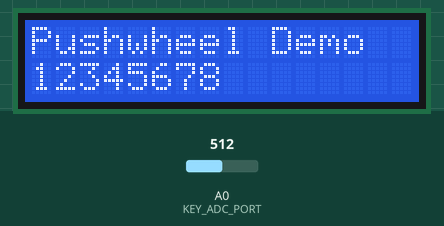
This sketch was run on a simulated Arduino Uno, built with avr-gcc and run on an emulated ATmega328P. On the bench: 16×2 character LCD. The inputs (shaded band) are chosen by the test bench; at power-on: A0 (KEY_ADC_PORT) = 512.

Above: at 1.2 s.
1.3 s: A0 (KEY_ADC_PORT) set to 306
At 1.82 s:
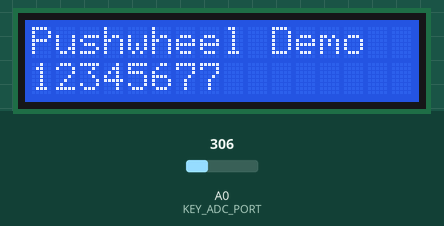
2.9 s: A0 (KEY_ADC_PORT) set to 122
At 3.66 s:
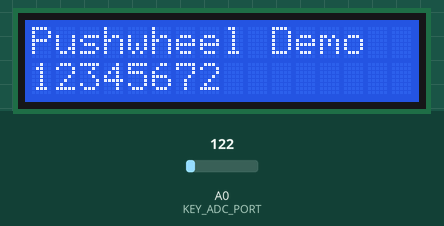
4.8 s: A0 (KEY_ADC_PORT) set to 210
At 11.35 s:
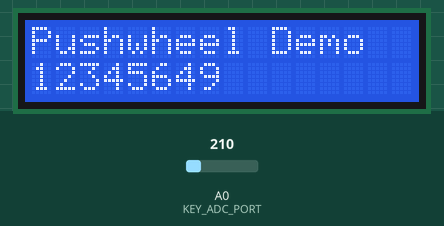

Measured:
- after the input at 1.3 s, the display: first changes after 0.17 s (image 1 shows a later state)

The sketch:

LCD-PushWheel.ino
```cpp
// Use the LCD module display to create a mechanical pushwheel type display
// When numbers change they are scrolled up or down as if on a cylinder.
//
// Increment or decrement numbers using the UP/DOWN keys on an LCD shield
//
// Marco Colli - January 2018
// Available at https://github.com/MajicDesigns/LCD-Pushwheel
//

#include <LiquidCrystal.h>

#define DEBUG 0

#if DEBUG
#define	PRINT(s, v)	{ Serial.print(F(s)); Serial.print(v); }
#define	PRINTX(s, v)	{ Serial.print(F(s)); Serial.print(v, HEX); }
#define PRINTS(s)   Serial.print(F(s));
#else
#define	PRINT(s, v)
#define PRINTS(s)
#endif

#define ARRAY_SIZE(a) (sizeof(a)/sizeof(a[0]))

// LCD definitions
// Pins
const uint8_t LCD_RS = 8;
const uint8_t LCD_ENA = 9;
const uint8_t LCD_D4 = 4;
const uint8_t LCD_D5 = LCD_D4 + 1;
const uint8_t LCD_D6 = LCD_D4 + 2;
const uint8_t LCD_D7 = LCD_D4 + 3;

LiquidCrystal lcd(LCD_RS, LCD_ENA, LCD_D4, LCD_D5, LCD_D6, LCD_D7);

// LCD Geometry
const uint8_t LCD_ROWS = 2;
const uint8_t LCD_COLS = 16;

// Display and animation parameters
const uint8_t ANIMATION_FRAME_TIME = 50;  // in milliseconds
const uint8_t DISP_R = 1;
const uint8_t DISP_C = 0;

// Structure to hold the data for each character to be displayed and animated.
// There can only be at most MAX_DIGITS displayed as the limit comes from
// the number of custom characters that can be defined for the number.
const uint8_t CHAR_ROWS = 8;
const uint8_t CHAR_COLS = 5;
const uint8_t MAX_DIGITS = 8;

typedef struct
{
  uint32_t timeLastFrame;     // time the last frame started animating
  uint8_t prev, curr;         // numeric value for the digit
  uint8_t index;              // animation progression index
  uint8_t charMap[CHAR_ROWS]; // generated custom char bitmap
} digitData_t;

digitData_t digits[MAX_DIGITS];

// User defined characters for digits. These should match the standard
// LCD ROM bitmaps for these digits.
uint8_t digitsMap[][CHAR_ROWS] =
{
  { 0x0e, 0x11, 0x13, 0x15, 0x19, 0x11, 0x0e, 0x00 }, // '0'
  { 0x04, 0x0c, 0x04, 0x04, 0x04, 0x04, 0x0e, 0x00 }, // '1'
  { 0x0e, 0x11, 0x01, 0x02, 0x04, 0x08, 0x1f, 0x00 }, // '2'
  { 0x1f, 0x02, 0x04, 0x02, 0x01, 0x11, 0x0e, 0x00 }, // '3'
  { 0x02, 0x06, 0x0a, 0x12, 0x1f, 0x02, 0x02, 0x00 }, // '4'
  { 0x1f, 0x10, 0x1e, 0x01, 0x01, 0x11, 0x0e, 0x00 }, // '5'
  { 0x06, 0x08, 0x10, 0x1e, 0x11, 0x11, 0x0e, 0x00 }, // '6'
  { 0x1f, 0x11, 0x01, 0x02, 0x04, 0x04, 0x04, 0x00 }, // '7'
  { 0x0e, 0x11, 0x11, 0x0e, 0x11, 0x11, 0x0e, 0x00 }, // '8'
  { 0x0e, 0x11, 0x11, 0x0f, 0x01, 0x02, 0x0c, 0x00 }, // '9'
};

// LCD Shield key definitions
const uint8_t KEY_ADC_PORT = A0;
const uint8_t KEY_NONE = 0;
const uint8_t KEY_RIGHT = 1;
const uint8_t KEY_UP = 2;
const uint8_t KEY_DOWN = 3;
const uint8_t KEY_LEFT = 4;
const uint8_t KEY_SELECT = 5;

typedef struct
{
  int   adcThreshold;
  uint8_t id;
} keyDef_t;

const keyDef_t keyDefTable[] =
{
  { 760, KEY_SELECT },
  { 535, KEY_LEFT },
  { 360, KEY_DOWN },
  { 160, KEY_UP },
  { 60, KEY_RIGHT }
};

uint8_t getKey(unsigned int input)
// The LCD shield has a voltage divider tree for a set of buttons.
// Convert ADC value passed in to key identifier using the table of value defined
// Return KEY_NONE if no key.
{
  static uint32_t lastCheck = 0;
  uint8_t  key = KEY_NONE;

  if (millis() - lastCheck > 200)
  {
    for (int k = 0; k < ARRAY_SIZE(keyDefTable); k++)
    {
      if (input < keyDefTable[k].adcThreshold)
        key = keyDefTable[k].id;  // Assume it will match this one
      else
        break;
    }
  }

  if (key != KEY_NONE)
    lastCheck = millis();

  return (key);
}

void updateDisplay(uint8_t r, uint8_t c, bool init = false)
// do the necessary to display current number scrolling anchored
// on the LHS at LCD (r, c) coordinates.
{
  PRINTS("\nuD ")
  // for each digit position, create the lcd custom character, and
  // if told to, display the custom characters left to right.
  for (uint8_t i = 0; i < MAX_DIGITS; i++)
  {
    PRINT(".", digits[MAX_DIGITS - i - 1].curr);
    lcd.createChar(i, digits[MAX_DIGITS - i - 1].charMap);
    if (init)
    {
      lcd.setCursor(c + i, r);
      lcd.write((uint8_t)i);
    }
  }
}

boolean displayValue(uint32_t value)
// Display the required animated value on the LCD matrix and return true if
// an animation is current. Finite state machine will ignore new values while
// e=xisting animations are underway.
// Needs to be called repeatedly to ensure animations are completed smoothly.
{
  static enum { ST_INIT, ST_WAIT, ST_ANIM } state = ST_INIT;
  static uint32_t valueLast = 0;  // remember old value
  bool bUpdate = false;

  // finite state machine to control what we do
  switch (state)
  {
    case ST_INIT:	// Initialise the display - done once only on first call
      PRINTS("\nST_INIT");
      for (uint8_t i = 0; i < MAX_DIGITS; i++)
      {
        // separate digits
        digits[i].prev = digits[i].curr = value % 10;
        value = value / 10;
      }

      // Display the starting number
      for (uint8_t i = 0; i < MAX_DIGITS; i++)
        memcpy(digits[i].charMap, digitsMap[digits[i].curr], ARRAY_SIZE(digits[i].charMap));

      updateDisplay(DISP_R, DISP_C, true);

      // Now we just wait for a change
      state = ST_WAIT;
      PRINTS("\nTo ST_WAIT");
      break;

    case ST_WAIT: // not animating - save new value digits and check if we need to animate
      //PRINTS("\nST_WAIT");
      if (valueLast != value)
      {
        state = ST_ANIM;  // a change has been found - we will be animating something

        for (int8_t i = 0; i < MAX_DIGITS; i++)
        {
          // separate digits
          digits[i].curr = value % 10;
          value = value / 10;

          // initialise animation parameters for this digit
          digits[i].index = 0;
          digits[i].timeLastFrame = 0;
        }
      }

      if (state == ST_WAIT) // no changes - keep waiting
        break;
    // else fall through as we need to animate from now

    case ST_ANIM: // currently animating a change
      // work out the new intermediate bitmap for each character
      for (uint8_t i = 0; i < MAX_DIGITS; i++)
      {
        if ((digits[i].prev != digits[i].curr) && // values are different ...
            (millis() - digits[i].timeLastFrame >= ANIMATION_FRAME_TIME)) // ... and timer has expired
        {
          PRINT("\nST_ANIM ", i);
          PRINT(" '", digits[i].prev);
          PRINT("'-'", digits[i].curr);
          PRINT("' idx ", digits[i].index);

          if (value > valueLast)
          {
            // scroll up
            // copy the bottom of the old digit from the index position and then the
            // top of new digit for the rest of the character
            PRINTS(" UP ");
            for (int8_t p = 0; p < CHAR_ROWS; p++)
            {
              if (p < CHAR_ROWS - digits[i].index)
                digits[i].charMap[p] = digitsMap[digits[i].prev][p + digits[i].index];
              else
                digits[i].charMap[p] = digitsMap[digits[i].curr][p - CHAR_ROWS + digits[i].index];
            }

            bUpdate = true;
          }
          else
          {
            // scroll down
            // copy the bottom of new digit up to the index position and then from
            // the start of the old digit for the rest of the character
            PRINTS(" DWN ");
            for (uint8_t p = 0; p < CHAR_ROWS; p++)
            {
              if (p < digits[i].index)
                digits[i].charMap[p] = digitsMap[digits[i].curr][p + CHAR_ROWS - digits[i].index];
              else
                digits[i].charMap[p] = digitsMap[digits[i].prev][p - digits[i].index];
            }

            bUpdate = true;
          }

          // set new parameters for next animation and check if we are done
          digits[i].index++;
          digits[i].timeLastFrame = millis();
          if (digits[i].index > CHAR_ROWS)
            digits[i].prev = digits[i].curr;  // done animating
        }
      }

      if (bUpdate) updateDisplay(DISP_R, DISP_C);

      // are we done animating?
      {
        boolean allDone = true;

        for (uint8_t i = 0; allDone && (i < MAX_DIGITS); i++)
        {
          allDone = allDone && (digits[i].prev == digits[i].curr);
        }

        if (allDone)
        {
          valueLast = value;
          state = ST_WAIT;
        }
      }
      break;

    default:
      state = ST_INIT;
  }

  return (state == ST_WAIT);   // animation has ended
}

void setup()
{
#if DEBUG
  Serial.begin(57600);
#endif // DEBUG
  PRINTS("\n[LCD PushWheel]")

  // initialise LCD display
  lcd.begin(LCD_COLS, LCD_ROWS);
  lcd.clear();
  lcd.noCursor();
  lcd.print("Pushwheel Demo");

  pinMode(KEY_ADC_PORT, INPUT);
};

void loop()
{
  static uint32_t value = 12345678;
  uint8_t k = getKey(analogRead(KEY_ADC_PORT));

  if (k == KEY_UP) value++;
  else if (k == KEY_DOWN) value--;

  displayValue(value);
}
```
